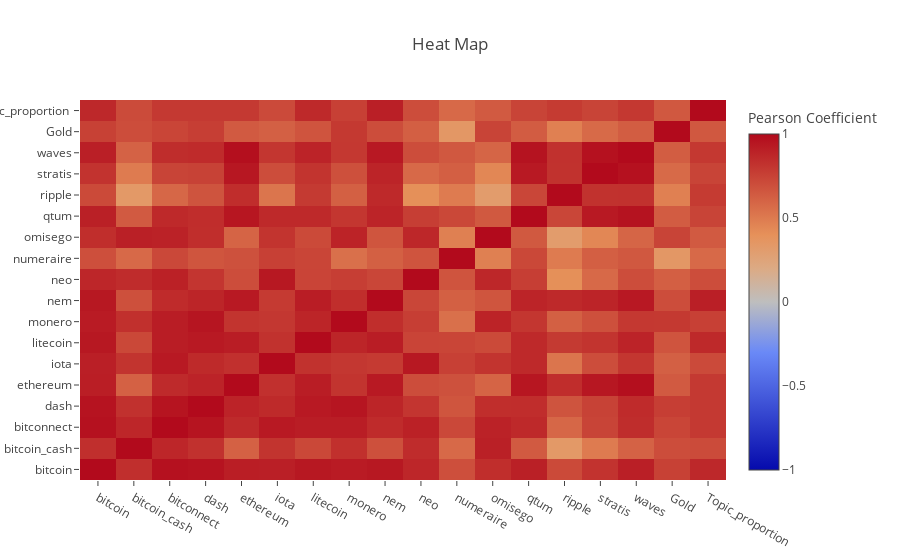

The notebook cell saved with this chart:
### Code cell
'''Plot a correlation heatmap for the entire dataframe'''
heatmap = go.Heatmap(
        z=google_search_datasets.corr(method='pearson').as_matrix(),
        x=google_search_datasets.columns,
        y=google_search_datasets.columns,
        colorbar=dict(title='Pearson Coefficient'),
)
    
layout = go.Layout(title='Heat Map')
heatmap['zmax'] = 1.0
heatmap['zmin'] = -1.0
        
fig = go.Figure(data=[heatmap], layout=layout)
py.iplot(fig)

### Figure 1 — Plotly figure (JSON) as saved in the notebook; plotly's stock layout.template omitted (floating-point values rounded to 4 significant figures; data arrays with more than 128 entries replaced by an {"elided": "..."} marker saying what was removed)
{"data": [{"colorbar": {"title": "Pearson Coefficient"}, "type": "heatmap", "x": ["bitcoin", "bitcoin_cash", "bitconnect", "dash", "ethereum", "iota", "litecoin", "monero", "nem", "neo", "numeraire", "omisego", "qtum", "ripple", "stratis", "waves", "Gold", "Topic_proportion "], "y": ["bitcoin", "bitcoin_cash", "bitconnect", "dash", "ethereum", "iota", "litecoin", "monero", "nem", "neo", "numeraire", "omisego", "qtum", "ripple", "stratis", "waves", "Gold", "Topic_proportion "], "z": {"elided": "18x18 float values"}, "zmax": 1, "zmin": -1}], "layout": {"title": "Heat Map"}}
